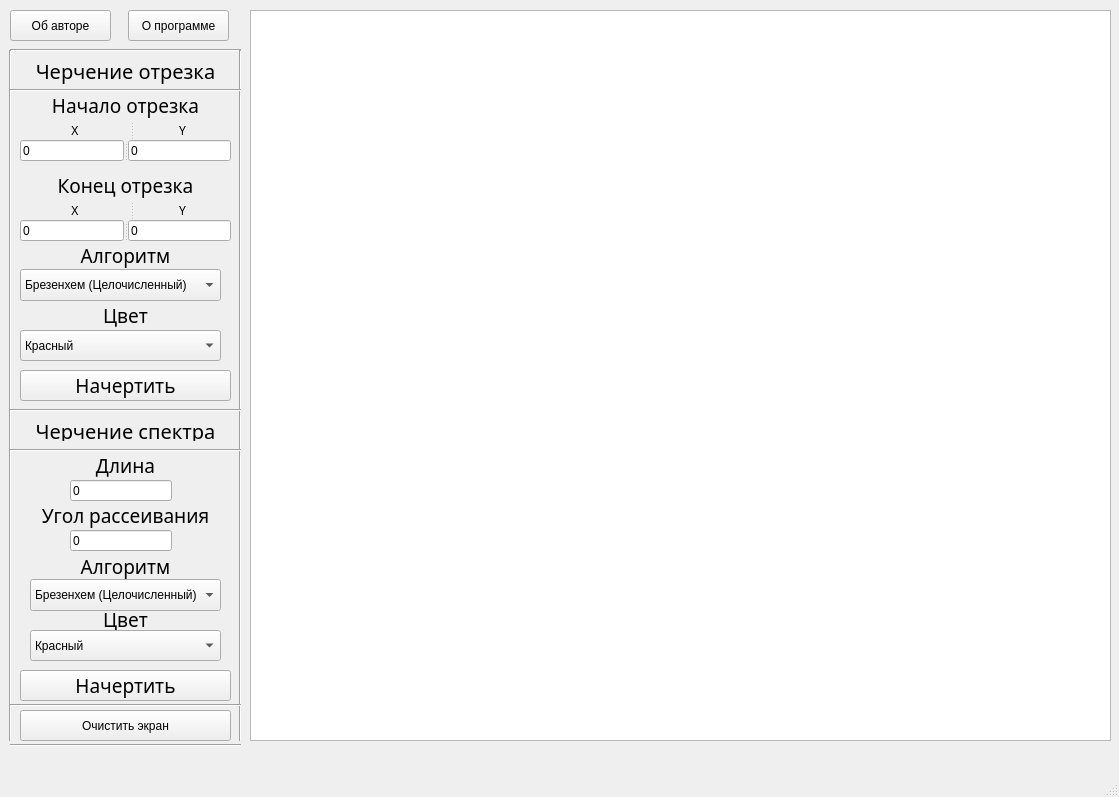
<?xml version="1.0" encoding="UTF-8"?>
<ui version="4.0">
 <class>MainWindow</class>
 <widget class="QMainWindow" name="MainWindow">
  <property name="geometry">
   <rect>
    <x>0</x>
    <y>0</y>
    <width>1119</width>
    <height>797</height>
   </rect>
  </property>
  <property name="windowTitle">
   <string>MainWindow</string>
  </property>
  <widget class="QWidget" name="centralwidget">
   <widget class="PlotWidget" name="Canvas" native="true">
    <property name="geometry">
     <rect>
      <x>260</x>
      <y>30</y>
      <width>0</width>
      <height>20</height>
     </rect>
    </property>
   </widget>
   <widget class="QSplitter" name="splitter">
    <property name="geometry">
     <rect>
      <x>20</x>
      <y>140</y>
      <width>211</width>
      <height>21</height>
     </rect>
    </property>
    <property name="orientation">
     <enum>Qt::Horizontal</enum>
    </property>
    <widget class="QLineEdit" name="startXField">
     <property name="text">
      <string>0</string>
     </property>
    </widget>
    <widget class="QLineEdit" name="startYField">
     <property name="text">
      <string>0</string>
     </property>
    </widget>
   </widget>
   <widget class="QSplitter" name="splitter_2">
    <property name="geometry">
     <rect>
      <x>20</x>
      <y>120</y>
      <width>211</width>
      <height>20</height>
     </rect>
    </property>
    <property name="orientation">
     <enum>Qt::Horizontal</enum>
    </property>
    <widget class="QLabel" name="label">
     <property name="font">
      <font>
       <family>Hack Nerd Font Mono</family>
      </font>
     </property>
     <property name="text">
      <string>X</string>
     </property>
     <property name="alignment">
      <set>Qt::AlignCenter</set>
     </property>
    </widget>
    <widget class="QLabel" name="label_2">
     <property name="font">
      <font>
       <family>Hack Nerd Font Mono</family>
      </font>
     </property>
     <property name="text">
      <string>Y</string>
     </property>
     <property name="alignment">
      <set>Qt::AlignCenter</set>
     </property>
    </widget>
   </widget>
   <widget class="QLabel" name="moveLabel">
    <property name="geometry">
     <rect>
      <x>20</x>
      <y>50</y>
      <width>211</width>
      <height>41</height>
     </rect>
    </property>
    <property name="font">
     <font>
      <family>Hack Nerd Font Mono</family>
      <pointsize>15</pointsize>
     </font>
    </property>
    <property name="text">
     <string>Черчение отрезка</string>
    </property>
    <property name="alignment">
     <set>Qt::AlignCenter</set>
    </property>
   </widget>
   <widget class="Line" name="line_2">
    <property name="geometry">
     <rect>
      <x>10</x>
      <y>40</y>
      <width>231</width>
      <height>20</height>
     </rect>
    </property>
    <property name="orientation">
     <enum>Qt::Horizontal</enum>
    </property>
   </widget>
   <widget class="QSplitter" name="splitter_7">
    <property name="geometry">
     <rect>
      <x>20</x>
      <y>370</y>
      <width>0</width>
      <height>20</height>
     </rect>
    </property>
    <property name="orientation">
     <enum>Qt::Horizontal</enum>
    </property>
    <widget class="QSplitter" name="splitter_6">
     <property name="orientation">
      <enum>Qt::Horizontal</enum>
     </property>
    </widget>
   </widget>
   <widget class="Line" name="line_5">
    <property name="geometry">
     <rect>
      <x>0</x>
      <y>50</y>
      <width>20</width>
      <height>691</height>
     </rect>
    </property>
    <property name="orientation">
     <enum>Qt::Vertical</enum>
    </property>
   </widget>
   <widget class="Line" name="line_6">
    <property name="geometry">
     <rect>
      <x>230</x>
      <y>50</y>
      <width>20</width>
      <height>691</height>
     </rect>
    </property>
    <property name="orientation">
     <enum>Qt::Vertical</enum>
    </property>
   </widget>
   <widget class="Line" name="line_7">
    <property name="geometry">
     <rect>
      <x>10</x>
      <y>80</y>
      <width>231</width>
      <height>20</height>
     </rect>
    </property>
    <property name="orientation">
     <enum>Qt::Horizontal</enum>
    </property>
   </widget>
   <widget class="Line" name="line_10">
    <property name="geometry">
     <rect>
      <x>10</x>
      <y>400</y>
      <width>231</width>
      <height>20</height>
     </rect>
    </property>
    <property name="orientation">
     <enum>Qt::Horizontal</enum>
    </property>
   </widget>
   <widget class="QLabel" name="scaleLabel_3">
    <property name="geometry">
     <rect>
      <x>20</x>
      <y>420</y>
      <width>211</width>
      <height>21</height>
     </rect>
    </property>
    <property name="font">
     <font>
      <family>Hack Nerd Font Mono</family>
      <pointsize>15</pointsize>
     </font>
    </property>
    <property name="text">
     <string>Черчение спектра</string>
    </property>
    <property name="alignment">
     <set>Qt::AlignCenter</set>
    </property>
   </widget>
   <widget class="Line" name="line_9">
    <property name="geometry">
     <rect>
      <x>10</x>
      <y>440</y>
      <width>231</width>
      <height>20</height>
     </rect>
    </property>
    <property name="orientation">
     <enum>Qt::Horizontal</enum>
    </property>
   </widget>
   <widget class="QPushButton" name="clearButton">
    <property name="geometry">
     <rect>
      <x>20</x>
      <y>710</y>
      <width>211</width>
      <height>31</height>
     </rect>
    </property>
    <property name="text">
     <string>Очистить экран</string>
    </property>
   </widget>
   <widget class="Line" name="line_12">
    <property name="geometry">
     <rect>
      <x>10</x>
      <y>860</y>
      <width>231</width>
      <height>20</height>
     </rect>
    </property>
    <property name="orientation">
     <enum>Qt::Horizontal</enum>
    </property>
   </widget>
   <widget class="QGraphicsView" name="canvas">
    <property name="geometry">
     <rect>
      <x>250</x>
      <y>10</y>
      <width>861</width>
      <height>731</height>
     </rect>
    </property>
   </widget>
   <widget class="QLabel" name="label_3">
    <property name="geometry">
     <rect>
      <x>20</x>
      <y>90</y>
      <width>211</width>
      <height>31</height>
     </rect>
    </property>
    <property name="font">
     <font>
      <family>Hack Nerd Font Mono</family>
      <pointsize>14</pointsize>
     </font>
    </property>
    <property name="text">
     <string>Начало отрезка</string>
    </property>
    <property name="alignment">
     <set>Qt::AlignCenter</set>
    </property>
   </widget>
   <widget class="QSplitter" name="splitter_4">
    <property name="geometry">
     <rect>
      <x>20</x>
      <y>220</y>
      <width>211</width>
      <height>21</height>
     </rect>
    </property>
    <property name="orientation">
     <enum>Qt::Horizontal</enum>
    </property>
    <widget class="QLineEdit" name="endXField">
     <property name="text">
      <string>0</string>
     </property>
    </widget>
    <widget class="QLineEdit" name="endYField">
     <property name="text">
      <string>0</string>
     </property>
    </widget>
   </widget>
   <widget class="QLabel" name="label_4">
    <property name="geometry">
     <rect>
      <x>20</x>
      <y>170</y>
      <width>211</width>
      <height>31</height>
     </rect>
    </property>
    <property name="font">
     <font>
      <family>Hack Nerd Font Mono</family>
      <pointsize>14</pointsize>
     </font>
    </property>
    <property name="text">
     <string>Конец отрезка</string>
    </property>
    <property name="alignment">
     <set>Qt::AlignCenter</set>
    </property>
   </widget>
   <widget class="QSplitter" name="splitter_5">
    <property name="geometry">
     <rect>
      <x>20</x>
      <y>200</y>
      <width>211</width>
      <height>20</height>
     </rect>
    </property>
    <property name="orientation">
     <enum>Qt::Horizontal</enum>
    </property>
    <widget class="QLabel" name="label_5">
     <property name="font">
      <font>
       <family>Hack Nerd Font Mono</family>
      </font>
     </property>
     <property name="text">
      <string>X</string>
     </property>
     <property name="alignment">
      <set>Qt::AlignCenter</set>
     </property>
    </widget>
    <widget class="QLabel" name="label_6">
     <property name="font">
      <font>
       <family>Hack Nerd Font Mono</family>
      </font>
     </property>
     <property name="text">
      <string>Y</string>
     </property>
     <property name="alignment">
      <set>Qt::AlignCenter</set>
     </property>
    </widget>
   </widget>
   <widget class="QSplitter" name="splitter_10">
    <property name="geometry">
     <rect>
      <x>20</x>
      <y>239</y>
      <width>211</width>
      <height>32</height>
     </rect>
    </property>
    <property name="orientation">
     <enum>Qt::Vertical</enum>
    </property>
    <widget class="QLabel" name="scaleCenterLabel_6">
     <property name="font">
      <font>
       <family>Hack Nerd Font Mono</family>
       <pointsize>14</pointsize>
      </font>
     </property>
     <property name="text">
      <string>Алгоритм</string>
     </property>
     <property name="alignment">
      <set>Qt::AlignCenter</set>
     </property>
    </widget>
   </widget>
   <widget class="QComboBox" name="lineAlgorithmComboBox">
    <property name="geometry">
     <rect>
      <x>20</x>
      <y>269</y>
      <width>201</width>
      <height>32</height>
     </rect>
    </property>
    <item>
     <property name="text">
      <string>Брезенхем (Целочисленный)</string>
     </property>
    </item>
    <item>
     <property name="text">
      <string>Брезенхем (Вещественный)</string>
     </property>
    </item>
    <item>
     <property name="text">
      <string>Брезенхем (С устранением ступенчатости)</string>
     </property>
    </item>
    <item>
     <property name="text">
      <string>Цифровой дифференциальный анализатор</string>
     </property>
    </item>
    <item>
     <property name="text">
      <string>Ву</string>
     </property>
    </item>
    <item>
     <property name="text">
      <string>Функция стандартной библиотеки</string>
     </property>
    </item>
   </widget>
   <widget class="QPushButton" name="lineDrawButton">
    <property name="geometry">
     <rect>
      <x>20</x>
      <y>370</y>
      <width>211</width>
      <height>31</height>
     </rect>
    </property>
    <property name="font">
     <font>
      <family>Hack Nerd Font Mono</family>
      <pointsize>14</pointsize>
     </font>
    </property>
    <property name="text">
     <string>Начертить</string>
    </property>
   </widget>
   <widget class="QSplitter" name="splitter_11">
    <property name="geometry">
     <rect>
      <x>20</x>
      <y>299</y>
      <width>211</width>
      <height>32</height>
     </rect>
    </property>
    <property name="orientation">
     <enum>Qt::Vertical</enum>
    </property>
    <widget class="QLabel" name="scaleCenterLabel_7">
     <property name="font">
      <font>
       <family>Hack Nerd Font Mono</family>
       <pointsize>14</pointsize>
      </font>
     </property>
     <property name="text">
      <string>Цвет</string>
     </property>
     <property name="alignment">
      <set>Qt::AlignCenter</set>
     </property>
    </widget>
   </widget>
   <widget class="QComboBox" name="lineColorComboBox">
    <property name="geometry">
     <rect>
      <x>20</x>
      <y>330</y>
      <width>201</width>
      <height>31</height>
     </rect>
    </property>
    <item>
     <property name="text">
      <string>Красный</string>
     </property>
    </item>
    <item>
     <property name="text">
      <string>Зеленый</string>
     </property>
    </item>
    <item>
     <property name="text">
      <string>Синий</string>
     </property>
    </item>
    <item>
     <property name="text">
      <string>Черный</string>
     </property>
    </item>
    <item>
     <property name="text">
      <string>Желтый</string>
     </property>
    </item>
   </widget>
   <widget class="QComboBox" name="rangeColorComboBox">
    <property name="geometry">
     <rect>
      <x>30</x>
      <y>630</y>
      <width>191</width>
      <height>31</height>
     </rect>
    </property>
    <item>
     <property name="text">
      <string>Красный</string>
     </property>
    </item>
    <item>
     <property name="text">
      <string>Зеленый</string>
     </property>
    </item>
    <item>
     <property name="text">
      <string>Синий</string>
     </property>
    </item>
    <item>
     <property name="text">
      <string>Черный</string>
     </property>
    </item>
    <item>
     <property name="text">
      <string>Желтый</string>
     </property>
    </item>
   </widget>
   <widget class="QSplitter" name="splitter_12">
    <property name="geometry">
     <rect>
      <x>20</x>
      <y>550</y>
      <width>211</width>
      <height>32</height>
     </rect>
    </property>
    <property name="orientation">
     <enum>Qt::Vertical</enum>
    </property>
    <widget class="QLabel" name="scaleCenterLabel_8">
     <property name="font">
      <font>
       <family>Hack Nerd Font Mono</family>
       <pointsize>14</pointsize>
      </font>
     </property>
     <property name="text">
      <string>Алгоритм</string>
     </property>
     <property name="alignment">
      <set>Qt::AlignCenter</set>
     </property>
    </widget>
   </widget>
   <widget class="QPushButton" name="rangeDrawButton">
    <property name="geometry">
     <rect>
      <x>20</x>
      <y>670</y>
      <width>211</width>
      <height>31</height>
     </rect>
    </property>
    <property name="font">
     <font>
      <family>Hack Nerd Font Mono</family>
      <pointsize>14</pointsize>
     </font>
    </property>
    <property name="text">
     <string>Начертить</string>
    </property>
   </widget>
   <widget class="QComboBox" name="rangeAlgorithmComboBox">
    <property name="geometry">
     <rect>
      <x>30</x>
      <y>579</y>
      <width>191</width>
      <height>32</height>
     </rect>
    </property>
    <item>
     <property name="text">
      <string>Брезенхем (Целочисленный)</string>
     </property>
    </item>
    <item>
     <property name="text">
      <string>Брезенхем (Вещественный)</string>
     </property>
    </item>
    <item>
     <property name="text">
      <string>Брезенхем (С устранением ступенчатости)</string>
     </property>
    </item>
    <item>
     <property name="text">
      <string>Цифровой дифференциальный анализатор</string>
     </property>
    </item>
    <item>
     <property name="text">
      <string>Ву</string>
     </property>
    </item>
    <item>
     <property name="text">
      <string>Функция стандартной библиотеки</string>
     </property>
    </item>
   </widget>
   <widget class="QSplitter" name="splitter_13">
    <property name="geometry">
     <rect>
      <x>20</x>
      <y>609</y>
      <width>211</width>
      <height>21</height>
     </rect>
    </property>
    <property name="orientation">
     <enum>Qt::Vertical</enum>
    </property>
    <widget class="QLabel" name="scaleCenterLabel_9">
     <property name="font">
      <font>
       <family>Hack Nerd Font Mono</family>
       <pointsize>14</pointsize>
      </font>
     </property>
     <property name="text">
      <string>Цвет</string>
     </property>
     <property name="alignment">
      <set>Qt::AlignCenter</set>
     </property>
    </widget>
   </widget>
   <widget class="Line" name="line_11">
    <property name="geometry">
     <rect>
      <x>10</x>
      <y>690</y>
      <width>231</width>
      <height>31</height>
     </rect>
    </property>
    <property name="orientation">
     <enum>Qt::Horizontal</enum>
    </property>
   </widget>
   <widget class="QLabel" name="label_7">
    <property name="geometry">
     <rect>
      <x>20</x>
      <y>450</y>
      <width>211</width>
      <height>31</height>
     </rect>
    </property>
    <property name="font">
     <font>
      <family>Hack Nerd Font Mono</family>
      <pointsize>14</pointsize>
     </font>
    </property>
    <property name="text">
     <string>Длина</string>
    </property>
    <property name="alignment">
     <set>Qt::AlignCenter</set>
    </property>
   </widget>
   <widget class="QLabel" name="label_8">
    <property name="geometry">
     <rect>
      <x>20</x>
      <y>500</y>
      <width>211</width>
      <height>31</height>
     </rect>
    </property>
    <property name="font">
     <font>
      <family>Hack Nerd Font Mono</family>
      <pointsize>14</pointsize>
     </font>
    </property>
    <property name="text">
     <string>Угол рассеивания</string>
    </property>
    <property name="alignment">
     <set>Qt::AlignCenter</set>
    </property>
   </widget>
   <widget class="QLineEdit" name="rangeLengthField">
    <property name="geometry">
     <rect>
      <x>70</x>
      <y>480</y>
      <width>102</width>
      <height>21</height>
     </rect>
    </property>
    <property name="text">
     <string>0</string>
    </property>
   </widget>
   <widget class="QLineEdit" name="rangeAngleField">
    <property name="geometry">
     <rect>
      <x>70</x>
      <y>530</y>
      <width>102</width>
      <height>21</height>
     </rect>
    </property>
    <property name="text">
     <string>0</string>
    </property>
   </widget>
   <widget class="QPushButton" name="button_author">
    <property name="geometry">
     <rect>
      <x>10</x>
      <y>10</y>
      <width>101</width>
      <height>31</height>
     </rect>
    </property>
    <property name="text">
     <string>Об авторе</string>
    </property>
   </widget>
   <widget class="QPushButton" name="button_prog">
    <property name="geometry">
     <rect>
      <x>128</x>
      <y>10</y>
      <width>101</width>
      <height>31</height>
     </rect>
    </property>
    <property name="text">
     <string>О программе</string>
    </property>
   </widget>
   <widget class="Line" name="line_13">
    <property name="geometry">
     <rect>
      <x>10</x>
      <y>730</y>
      <width>231</width>
      <height>31</height>
     </rect>
    </property>
    <property name="orientation">
     <enum>Qt::Horizontal</enum>
    </property>
   </widget>
  </widget>
  <widget class="QMenuBar" name="menubar">
   <property name="geometry">
    <rect>
     <x>0</x>
     <y>0</y>
     <width>1119</width>
     <height>22</height>
    </rect>
   </property>
  </widget>
  <widget class="QStatusBar" name="statusbar"/>
 </widget>
 <customwidgets>
  <customwidget>
   <class>PlotWidget</class>
   <extends>QWidget</extends>
   <header>pyqtgraph</header>
   <container>1</container>
  </customwidget>
 </customwidgets>
 <resources/>
 <connections/>
</ui>
